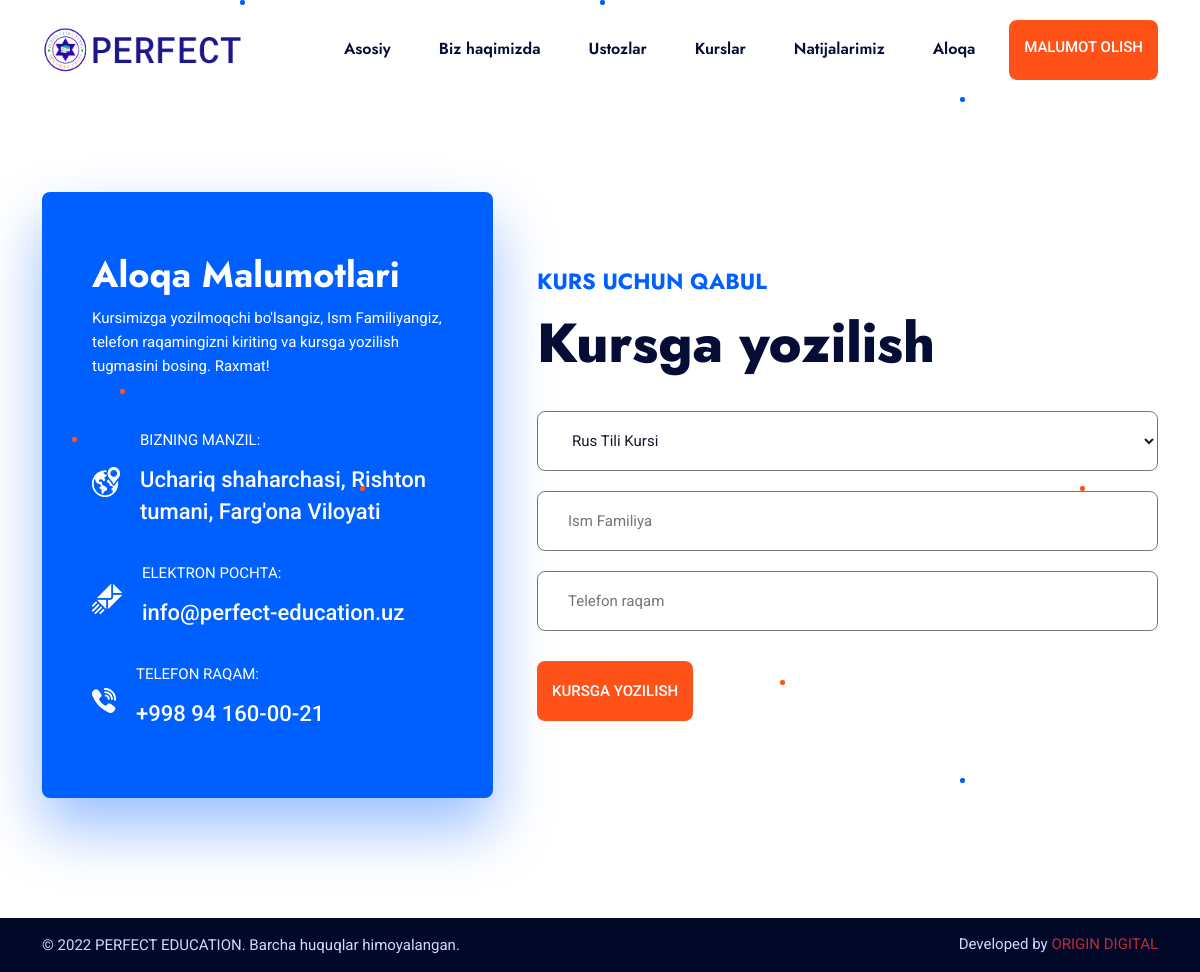
Screenshot of /enroll-course/2/ with the database file from the repository.
### home/models.py (models this page shows, shortened)
class Logo(models.Model):
    title = models.CharField(default='PERFECT EDUCATION LOGO', max_length=300)
    image = models.ImageField(upload_to='images/logo/')
    favicon = models.ImageField(upload_to='images/favicon/')
    class Meta:
        verbose_name = 'Site Logo'
        verbose_name_plural = 'Site Logo'

class Course(models.Model):
    title = models.CharField(max_length=600)
    teacher = models.ForeignKey(Teacher, on_delete=models.CASCADE, related_name='teacher')
    image = models.ImageField(upload_to='images/courses/')
    price = models.IntegerField(default=0)
    about = RichTextField()
    class Meta:
        verbose_name = 'Kurslar'
        verbose_name_plural = 'Kurslar'

### home/views.py (the view, shortened to what this page needs)
# urls.py: path('enroll-course/<int:id>/', views.enroll_course, name='enroll-course'),
def enroll_course(request, id):
    try:
        course = Course.objects.get(id=id)
    except Exception as e:
        print(e)
        course1 = TopCourse.objects.get(id=id)
        course = course1.courses
    context = {
        'course': course
    }
    return render(request, 'pages/enroll_course.html', context)

### home/context.py (called while the page is built)
def site_logo(request):
    logo_site = Logo.objects.last()
    context = {
        'logo_site': logo_site
    }
    return context

def teacher_view(request):
    my_teacher = Teacher.objects.all()
    context = {
        'my_teacher': my_teacher
    }
    return context

def current_date(request):
    now = date.today()
    now_year = now.strftime("%Y")
    context = {
        'now_year': now_year
    }
    return context

def home_screen_view(request):
    home_screen = HomeScreen.objects.last()
    context = {
        'home_screen': home_screen
    }
    return context

def about_view(request):
    about = About.objects.last()
    context = {
        'about': about
    }
    return context

def contact_data_view(request):
    contact_data = ContactData.objects.last()
    context = {
        'contact_data': contact_data
    }
    return context

### home/templates/pages/enroll_course.html (shortened to what this page needs)
{% extends 'pages/base.html' %}
{% load static %}
{% block content %}
    <br>
    <br>
    <br>
    <section class="main-contact-page-in">
        <div class="container">
            <div class="row align-items-center">
                <div class="col-lg-5">
                    <div class="contact-detail-box">
                        <h3 class="h3-title">Aloqa Malumotlari</h3>
                        <p>Kursimizga yozilmoqchi bo'lsangiz, Ism Familiyangiz, telefon
                            raqamingizni kiriting va kursga yozilish tugmasini bosing. Raxmat!</p>
                        <ul>
                            <li>
                                <div class="contact-detail-icon">
                                    <img src="{% static 'assets/images/contact-location.png' %}" alt="location">
                                </div>
                                <div class="contact-detail-content">
                                    <p>Bizning Manzil:</p>
                                    <h3 class="contact-text">Uchariq shaharchasi, Rishton tumani, Farg'ona Viloyati</h3>
                                </div>
                            </li>
                            <li>
                                <div class="contact-detail-icon">
                                    <img src="{% static 'assets/images/contact-mail.png' %}" alt="location">
                                </div>
                                <div class="contact-detail-content">
                                    <p>Elektron pochta:</p>
                                    <h3 class="contact-text">info@perfect-education.uz</h3>
                                </div>
                            </li>
                            <li>
                                <div class="contact-detail-icon">
                                    <img src="{% static 'assets/images/contact-call.png' %}" alt="location">
                                </div>
                                <div class="contact-detail-content">
                                    <p>Telefon raqam:</p>
                                    <h3 class="contact-text">+998 94 160-00-21</h3>
                                </div>
                            </li>
                        </ul>
                    </div>
                </div>
                <div class="col-lg-7">
                    <div class="get-touch-box">
                        <div class="get-touch-title">
                            <h2 class="h2-subtitle">Kurs uchun qabul</h2>
                            <h2 class="h2-title">Kursga yozilish</h2>
                        </div>
                        <div class="get-touch-form">
                            <form method="post" action="{% url 'enroll-course' course.id %}">{% csrf_token %}
                                <div class="row">
                                    <div class="col-md-12">
                                        <select style="margin-bottom: 20px;" class="form-input" name="course_type">
                                            <option value="{{ course.title }}">{{ course.title }}</option>
                                        </select>
                                    </div>
                                    <div class="col-md-12">
                                        <div class="form-box">
                                            <input type="text" name="full_name" class="form-input"
                                                   placeholder="Ism Familiya" required>
                                        </div>
                                    </div>
                                    <div class="col-md-12">
                                        <div class="form-box">
                                            <input type="number" name="phone" class="form-input"
                                                   placeholder="Telefon raqam" required>
                                        </div>
                                    </div>
                                    <div class="col-12">
                                        <div class="form-box mb-0">
                                            <button type="submit" class="sec-btn"><span>Kursga yozilish</span>
                                            </button>
                                        </div>
                                    </div>
                                </div>
                            </form>
                        </div>
                    </div>
                </div>
            </div>
        </div>
    </section>
{% endblock %}

### home/templates/components/header.html (shortened to what this page needs)
{% load static %}
<header class="site-header">
    <div class="header-bottom">
        <div class="container">
            <div class="row align-items-center">
                <div class="col-lg-3">
                    <div class="site-branding">
                        <a href="{% url 'index' %}" title="Educater">
                            <img style="width: 200px" src="{{ logo_site.image.url }}" alt="Logo">
                        </a>
                    </div>
                </div>
                <div class="col-lg-9">
                    <div class="header-menu">
                        <nav class="main-navigation">
                            <ul class="menu">
                                <li {% if request.path == '/' or request.path == '' %}class="active"{% endif %}><a href="{% url 'index' %}">Asosiy</a></li>
                                <li {% if request.path == '/about/' or request.path == '/about' %}class="active"{% endif %}><a href="{% url 'about' %}">Biz haqimizda</a></li>
                                <li {% if request.path == '/teachers/' or request.path == '/teachers' %}class="active"{% endif %}><a href="{% url 'teachers' %}">Ustozlar</a></li>
                                <li {% if request.path == '/courses/' or request.path == '/courses' %}class="active"{% endif %}><a href="{% url 'courses' %}">Kurslar</a></li>
                                <li {% if request.path == '/results/' or request.path == '/results' %}class="active"{% endif %}><a href="{% url 'results' %}">Natijalarimiz</a></li>
                                <li {% if request.path == '/contact/' or request.path == '/contact' %}class="active"{% endif %}><a href="{% url 'contact' %}">Aloqa</a></li>
                            </ul>
                        </nav>
                        <div class="header-btn">
                            <a href="{% url 'contact' %}" class="sec-btn">Malumot olish</a>
                        </div>
                    </div>
                </div>
            </div>
        </div>
    </div>
</header>

### rows the page displays
Logo: image (picture)
Course: course_type "Rus Tili Kursi"
